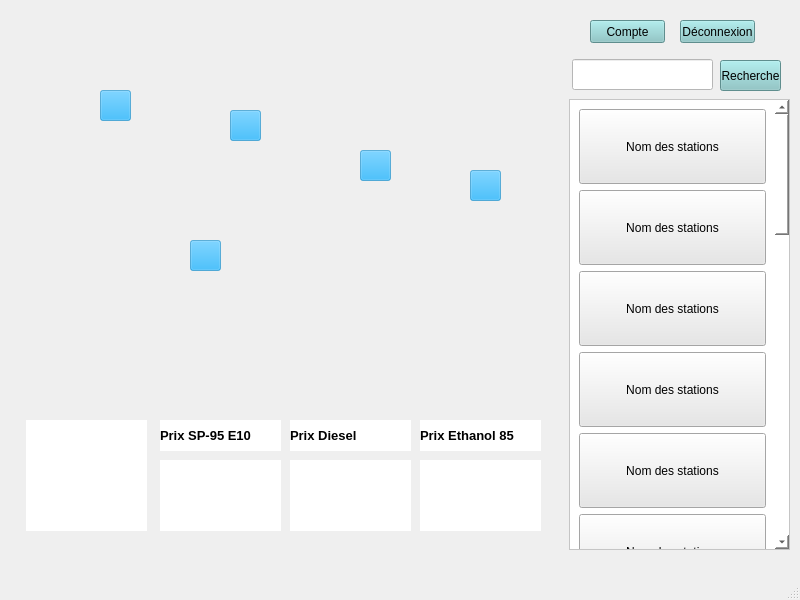
<?xml version="1.0" encoding="UTF-8"?>
<ui version="4.0">
 <class>MainWindow</class>
 <widget class="QMainWindow" name="MainWindow">
  <property name="geometry">
   <rect>
    <x>0</x>
    <y>0</y>
    <width>800</width>
    <height>600</height>
   </rect>
  </property>
  <property name="windowTitle">
   <string>MainWindow</string>
  </property>
  <widget class="QWidget" name="centralwidget">
   <widget class="QPushButton" name="Deconnexion">
    <property name="geometry">
     <rect>
      <x>680</x>
      <y>20</y>
      <width>75</width>
      <height>23</height>
     </rect>
    </property>
    <property name="styleSheet">
     <string notr="true">background-color: rgb(133, 199, 199);</string>
    </property>
    <property name="text">
     <string>Déconnexion</string>
    </property>
   </widget>
   <widget class="QPushButton" name="Compte">
    <property name="geometry">
     <rect>
      <x>590</x>
      <y>20</y>
      <width>75</width>
      <height>23</height>
     </rect>
    </property>
    <property name="styleSheet">
     <string notr="true">background-color: rgb(133, 199, 199);</string>
    </property>
    <property name="text">
     <string>Compte</string>
    </property>
   </widget>
   <widget class="QLabel" name="label">
    <property name="geometry">
     <rect>
      <x>20</x>
      <y>20</y>
      <width>531</width>
      <height>381</height>
     </rect>
    </property>
    <property name="text">
     <string/>
    </property>
    <property name="textFormat">
     <enum>Qt::RichText</enum>
    </property>
    <property name="pixmap">
     <pixmap>carte_aude.gif</pixmap>
    </property>
    <property name="scaledContents">
     <bool>true</bool>
    </property>
    <property name="alignment">
     <set>Qt::AlignCenter</set>
    </property>
    <property name="wordWrap">
     <bool>false</bool>
    </property>
    <property name="indent">
     <number>0</number>
    </property>
   </widget>
   <widget class="QPushButton" name="Limoux">
    <property name="geometry">
     <rect>
      <x>190</x>
      <y>240</y>
      <width>31</width>
      <height>31</height>
     </rect>
    </property>
    <property name="layoutDirection">
     <enum>Qt::RightToLeft</enum>
    </property>
    <property name="autoFillBackground">
     <bool>false</bool>
    </property>
    <property name="styleSheet">
     <string notr="true">background-color: rgba(0, 170, 255, 0.5);</string>
    </property>
    <property name="text">
     <string/>
    </property>
    <property name="icon">
     <iconset>
      <normaloff>GasStation.png</normaloff>GasStation.png</iconset>
    </property>
   </widget>
   <widget class="QPushButton" name="Narbonne">
    <property name="geometry">
     <rect>
      <x>470</x>
      <y>170</y>
      <width>31</width>
      <height>31</height>
     </rect>
    </property>
    <property name="layoutDirection">
     <enum>Qt::RightToLeft</enum>
    </property>
    <property name="autoFillBackground">
     <bool>false</bool>
    </property>
    <property name="styleSheet">
     <string notr="true">background-color: rgba(0, 170, 255, 0.5);</string>
    </property>
    <property name="text">
     <string/>
    </property>
    <property name="icon">
     <iconset>
      <normaloff>GasStation.png</normaloff>GasStation.png</iconset>
    </property>
   </widget>
   <widget class="QPushButton" name="Lezignan">
    <property name="geometry">
     <rect>
      <x>360</x>
      <y>150</y>
      <width>31</width>
      <height>31</height>
     </rect>
    </property>
    <property name="layoutDirection">
     <enum>Qt::RightToLeft</enum>
    </property>
    <property name="autoFillBackground">
     <bool>false</bool>
    </property>
    <property name="styleSheet">
     <string notr="true">background-color: rgba(0, 170, 255, 0.5);</string>
    </property>
    <property name="text">
     <string/>
    </property>
    <property name="icon">
     <iconset>
      <normaloff>GasStation.png</normaloff>GasStation.png</iconset>
    </property>
   </widget>
   <widget class="QPushButton" name="Carcassonne">
    <property name="geometry">
     <rect>
      <x>230</x>
      <y>110</y>
      <width>31</width>
      <height>31</height>
     </rect>
    </property>
    <property name="layoutDirection">
     <enum>Qt::RightToLeft</enum>
    </property>
    <property name="autoFillBackground">
     <bool>false</bool>
    </property>
    <property name="styleSheet">
     <string notr="true">background-color: rgba(0, 170, 255, 0.5);</string>
    </property>
    <property name="text">
     <string/>
    </property>
    <property name="icon">
     <iconset>
      <normaloff>GasStation.png</normaloff>GasStation.png</iconset>
    </property>
   </widget>
   <widget class="QPushButton" name="Castelnaudary">
    <property name="geometry">
     <rect>
      <x>100</x>
      <y>90</y>
      <width>31</width>
      <height>31</height>
     </rect>
    </property>
    <property name="layoutDirection">
     <enum>Qt::RightToLeft</enum>
    </property>
    <property name="autoFillBackground">
     <bool>false</bool>
    </property>
    <property name="styleSheet">
     <string notr="true">background-color: rgba(0, 170, 255, 0.5);</string>
    </property>
    <property name="text">
     <string/>
    </property>
    <property name="icon">
     <iconset>
      <normaloff>GasStation.png</normaloff>GasStation.png</iconset>
    </property>
   </widget>
   <widget class="QPushButton" name="pushButton">
    <property name="geometry">
     <rect>
      <x>720</x>
      <y>60</y>
      <width>61</width>
      <height>31</height>
     </rect>
    </property>
    <property name="styleSheet">
     <string notr="true">background-color: rgb(133, 199, 199);

</string>
    </property>
    <property name="text">
     <string>Recherche</string>
    </property>
   </widget>
   <widget class="QLineEdit" name="lineEdit">
    <property name="geometry">
     <rect>
      <x>572</x>
      <y>59</y>
      <width>141</width>
      <height>31</height>
     </rect>
    </property>
    <property name="styleSheet">
     <string notr="true">background-color: rgb(255, 255, 255);</string>
    </property>
   </widget>
   <widget class="QWidget" name="widget" native="true">
    <property name="geometry">
     <rect>
      <x>569</x>
      <y>99</y>
      <width>221</width>
      <height>451</height>
     </rect>
    </property>
    <layout class="QVBoxLayout" name="verticalLayout">
     <item>
      <widget class="QScrollArea" name="scrollArea">
       <property name="styleSheet">
        <string notr="true">background-color: rgb(255, 255, 255);</string>
       </property>
       <property name="widgetResizable">
        <bool>true</bool>
       </property>
       <widget class="QWidget" name="scrollAreaWidgetContents">
        <property name="geometry">
         <rect>
          <x>0</x>
          <y>0</y>
          <width>184</width>
          <height>1551</height>
         </rect>
        </property>
        <layout class="QVBoxLayout" name="verticalLayout_2">
         <item>
          <widget class="QPushButton" name="pushButton_2">
           <property name="minimumSize">
            <size>
             <width>0</width>
             <height>75</height>
            </size>
           </property>
           <property name="styleSheet">
            <string notr="true">background-color: rgb(231, 231, 231);</string>
           </property>
           <property name="text">
            <string>Nom des stations</string>
           </property>
           <property name="icon">
            <iconset>
             <normaloff>GasStation.png</normaloff>GasStation.png</iconset>
           </property>
          </widget>
         </item>
         <item>
          <widget class="QPushButton" name="pushButton_3">
           <property name="minimumSize">
            <size>
             <width>0</width>
             <height>75</height>
            </size>
           </property>
           <property name="styleSheet">
            <string notr="true">background-color: rgb(231, 231, 231);</string>
           </property>
           <property name="text">
            <string>Nom des stations</string>
           </property>
           <property name="icon">
            <iconset>
             <normaloff>GasStation.png</normaloff>GasStation.png</iconset>
           </property>
          </widget>
         </item>
         <item>
          <widget class="QPushButton" name="pushButton_4">
           <property name="minimumSize">
            <size>
             <width>0</width>
             <height>75</height>
            </size>
           </property>
           <property name="styleSheet">
            <string notr="true">background-color: rgb(231, 231, 231);</string>
           </property>
           <property name="text">
            <string>Nom des stations</string>
           </property>
           <property name="icon">
            <iconset>
             <normaloff>GasStation.png</normaloff>GasStation.png</iconset>
           </property>
          </widget>
         </item>
         <item>
          <widget class="QPushButton" name="pushButton_5">
           <property name="minimumSize">
            <size>
             <width>0</width>
             <height>75</height>
            </size>
           </property>
           <property name="styleSheet">
            <string notr="true">background-color: rgb(231, 231, 231);</string>
           </property>
           <property name="text">
            <string>Nom des stations</string>
           </property>
           <property name="icon">
            <iconset>
             <normaloff>GasStation.png</normaloff>GasStation.png</iconset>
           </property>
          </widget>
         </item>
         <item>
          <widget class="QPushButton" name="pushButton_6">
           <property name="minimumSize">
            <size>
             <width>0</width>
             <height>75</height>
            </size>
           </property>
           <property name="styleSheet">
            <string notr="true">background-color: rgb(231, 231, 231);</string>
           </property>
           <property name="text">
            <string>Nom des stations</string>
           </property>
           <property name="icon">
            <iconset>
             <normaloff>GasStation.png</normaloff>GasStation.png</iconset>
           </property>
          </widget>
         </item>
         <item>
          <widget class="QPushButton" name="pushButton_8">
           <property name="minimumSize">
            <size>
             <width>0</width>
             <height>75</height>
            </size>
           </property>
           <property name="styleSheet">
            <string notr="true">background-color: rgb(231, 231, 231);</string>
           </property>
           <property name="text">
            <string>Nom des stations</string>
           </property>
           <property name="icon">
            <iconset>
             <normaloff>GasStation.png</normaloff>GasStation.png</iconset>
           </property>
          </widget>
         </item>
         <item>
          <widget class="QPushButton" name="pushButton_7">
           <property name="minimumSize">
            <size>
             <width>0</width>
             <height>75</height>
            </size>
           </property>
           <property name="styleSheet">
            <string notr="true">background-color: rgb(231, 231, 231);</string>
           </property>
           <property name="text">
            <string>Nom des stations</string>
           </property>
           <property name="icon">
            <iconset>
             <normaloff>GasStation.png</normaloff>GasStation.png</iconset>
           </property>
          </widget>
         </item>
         <item>
          <widget class="QPushButton" name="pushButton_9">
           <property name="minimumSize">
            <size>
             <width>0</width>
             <height>75</height>
            </size>
           </property>
           <property name="styleSheet">
            <string notr="true">background-color: rgb(231, 231, 231);</string>
           </property>
           <property name="text">
            <string>Nom des stations</string>
           </property>
           <property name="icon">
            <iconset>
             <normaloff>GasStation.png</normaloff>GasStation.png</iconset>
           </property>
          </widget>
         </item>
         <item>
          <widget class="QPushButton" name="pushButton_11">
           <property name="minimumSize">
            <size>
             <width>0</width>
             <height>75</height>
            </size>
           </property>
           <property name="styleSheet">
            <string notr="true">background-color: rgb(231, 231, 231);</string>
           </property>
           <property name="text">
            <string>Nom des stations</string>
           </property>
           <property name="icon">
            <iconset>
             <normaloff>GasStation.png</normaloff>GasStation.png</iconset>
           </property>
          </widget>
         </item>
         <item>
          <widget class="QPushButton" name="pushButton_10">
           <property name="minimumSize">
            <size>
             <width>0</width>
             <height>75</height>
            </size>
           </property>
           <property name="styleSheet">
            <string notr="true">background-color: rgb(231, 231, 231);</string>
           </property>
           <property name="text">
            <string>Nom des stations</string>
           </property>
           <property name="icon">
            <iconset>
             <normaloff>GasStation.png</normaloff>GasStation.png</iconset>
           </property>
          </widget>
         </item>
         <item>
          <widget class="QPushButton" name="pushButton_20">
           <property name="minimumSize">
            <size>
             <width>0</width>
             <height>75</height>
            </size>
           </property>
           <property name="styleSheet">
            <string notr="true">background-color: rgb(231, 231, 231);</string>
           </property>
           <property name="text">
            <string>Nom des stations</string>
           </property>
           <property name="icon">
            <iconset>
             <normaloff>GasStation.png</normaloff>GasStation.png</iconset>
           </property>
          </widget>
         </item>
         <item>
          <widget class="QPushButton" name="pushButton_19">
           <property name="minimumSize">
            <size>
             <width>0</width>
             <height>75</height>
            </size>
           </property>
           <property name="styleSheet">
            <string notr="true">background-color: rgb(231, 231, 231);</string>
           </property>
           <property name="text">
            <string>Nom des stations</string>
           </property>
           <property name="icon">
            <iconset>
             <normaloff>GasStation.png</normaloff>GasStation.png</iconset>
           </property>
          </widget>
         </item>
         <item>
          <widget class="QPushButton" name="pushButton_18">
           <property name="minimumSize">
            <size>
             <width>0</width>
             <height>75</height>
            </size>
           </property>
           <property name="styleSheet">
            <string notr="true">background-color: rgb(231, 231, 231);</string>
           </property>
           <property name="text">
            <string>Nom des stations</string>
           </property>
           <property name="icon">
            <iconset>
             <normaloff>GasStation.png</normaloff>GasStation.png</iconset>
           </property>
          </widget>
         </item>
         <item>
          <widget class="QPushButton" name="pushButton_17">
           <property name="minimumSize">
            <size>
             <width>0</width>
             <height>75</height>
            </size>
           </property>
           <property name="styleSheet">
            <string notr="true">background-color: rgb(231, 231, 231);</string>
           </property>
           <property name="text">
            <string>Nom des stations</string>
           </property>
           <property name="icon">
            <iconset>
             <normaloff>GasStation.png</normaloff>GasStation.png</iconset>
           </property>
          </widget>
         </item>
         <item>
          <widget class="QPushButton" name="pushButton_16">
           <property name="minimumSize">
            <size>
             <width>0</width>
             <height>75</height>
            </size>
           </property>
           <property name="styleSheet">
            <string notr="true">background-color: rgb(231, 231, 231);</string>
           </property>
           <property name="text">
            <string>Nom des stations</string>
           </property>
           <property name="icon">
            <iconset>
             <normaloff>GasStation.png</normaloff>GasStation.png</iconset>
           </property>
          </widget>
         </item>
         <item>
          <widget class="QPushButton" name="pushButton_15">
           <property name="minimumSize">
            <size>
             <width>0</width>
             <height>75</height>
            </size>
           </property>
           <property name="styleSheet">
            <string notr="true">background-color: rgb(231, 231, 231);</string>
           </property>
           <property name="text">
            <string>Nom des stations</string>
           </property>
           <property name="icon">
            <iconset>
             <normaloff>GasStation.png</normaloff>GasStation.png</iconset>
           </property>
          </widget>
         </item>
         <item>
          <widget class="QPushButton" name="pushButton_14">
           <property name="minimumSize">
            <size>
             <width>0</width>
             <height>75</height>
            </size>
           </property>
           <property name="styleSheet">
            <string notr="true">background-color: rgb(231, 231, 231);</string>
           </property>
           <property name="text">
            <string>Nom des stations</string>
           </property>
           <property name="icon">
            <iconset>
             <normaloff>GasStation.png</normaloff>GasStation.png</iconset>
           </property>
          </widget>
         </item>
         <item>
          <widget class="QPushButton" name="pushButton_13">
           <property name="minimumSize">
            <size>
             <width>0</width>
             <height>75</height>
            </size>
           </property>
           <property name="styleSheet">
            <string notr="true">background-color: rgb(231, 231, 231);</string>
           </property>
           <property name="text">
            <string>Nom des stations</string>
           </property>
           <property name="icon">
            <iconset>
             <normaloff>GasStation.png</normaloff>GasStation.png</iconset>
           </property>
          </widget>
         </item>
         <item>
          <widget class="QPushButton" name="pushButton_12">
           <property name="minimumSize">
            <size>
             <width>0</width>
             <height>75</height>
            </size>
           </property>
           <property name="styleSheet">
            <string notr="true">background-color: rgb(231, 231, 231);</string>
           </property>
           <property name="text">
            <string>Nom des stations</string>
           </property>
           <property name="icon">
            <iconset>
             <normaloff>GasStation.png</normaloff>GasStation.png</iconset>
           </property>
          </widget>
         </item>
        </layout>
       </widget>
      </widget>
     </item>
    </layout>
   </widget>
   <widget class="QLabel" name="label_2">
    <property name="geometry">
     <rect>
      <x>26</x>
      <y>420</y>
      <width>121</width>
      <height>111</height>
     </rect>
    </property>
    <property name="styleSheet">
     <string notr="true">background-color: rgb(255, 255, 255);</string>
    </property>
    <property name="text">
     <string/>
    </property>
   </widget>
   <widget class="QLabel" name="label_3">
    <property name="geometry">
     <rect>
      <x>160</x>
      <y>420</y>
      <width>121</width>
      <height>31</height>
     </rect>
    </property>
    <property name="font">
     <font>
      <pointsize>10</pointsize>
      <weight>75</weight>
      <bold>true</bold>
     </font>
    </property>
    <property name="styleSheet">
     <string notr="true">background-color: rgb(255, 255, 255);</string>
    </property>
    <property name="text">
     <string>Prix SP-95 E10</string>
    </property>
   </widget>
   <widget class="QLabel" name="label_4">
    <property name="geometry">
     <rect>
      <x>290</x>
      <y>420</y>
      <width>121</width>
      <height>31</height>
     </rect>
    </property>
    <property name="font">
     <font>
      <pointsize>10</pointsize>
      <weight>75</weight>
      <bold>true</bold>
     </font>
    </property>
    <property name="styleSheet">
     <string notr="true">background-color: rgb(255, 255, 255);</string>
    </property>
    <property name="text">
     <string>Prix Diesel</string>
    </property>
   </widget>
   <widget class="QLabel" name="label_5">
    <property name="geometry">
     <rect>
      <x>420</x>
      <y>420</y>
      <width>121</width>
      <height>31</height>
     </rect>
    </property>
    <property name="font">
     <font>
      <pointsize>10</pointsize>
      <weight>75</weight>
      <bold>true</bold>
     </font>
    </property>
    <property name="styleSheet">
     <string notr="true">background-color: rgb(255, 255, 255);</string>
    </property>
    <property name="text">
     <string>Prix Ethanol 85</string>
    </property>
   </widget>
   <widget class="QLabel" name="label_6">
    <property name="geometry">
     <rect>
      <x>160</x>
      <y>460</y>
      <width>121</width>
      <height>71</height>
     </rect>
    </property>
    <property name="styleSheet">
     <string notr="true">background-color: rgb(255, 255, 255);</string>
    </property>
    <property name="text">
     <string/>
    </property>
   </widget>
   <widget class="QLabel" name="label_7">
    <property name="geometry">
     <rect>
      <x>290</x>
      <y>460</y>
      <width>121</width>
      <height>71</height>
     </rect>
    </property>
    <property name="styleSheet">
     <string notr="true">background-color: rgb(255, 255, 255);</string>
    </property>
    <property name="text">
     <string/>
    </property>
   </widget>
   <widget class="QLabel" name="label_8">
    <property name="geometry">
     <rect>
      <x>420</x>
      <y>460</y>
      <width>121</width>
      <height>71</height>
     </rect>
    </property>
    <property name="styleSheet">
     <string notr="true">background-color: rgb(255, 255, 255);</string>
    </property>
    <property name="text">
     <string/>
    </property>
   </widget>
  </widget>
  <widget class="QMenuBar" name="menubar">
   <property name="geometry">
    <rect>
     <x>0</x>
     <y>0</y>
     <width>800</width>
     <height>21</height>
    </rect>
   </property>
  </widget>
  <widget class="QStatusBar" name="statusbar"/>
 </widget>
 <resources/>
 <connections/>
</ui>
